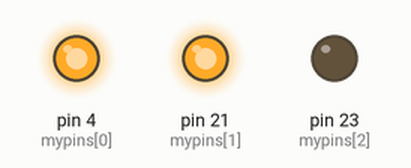
A sketch run on a simulated Arduino Mega 2560, built with avr-gcc and run on an emulated ATmega2560. Shown: output pins drawn as LEDs (lit = HIGH).

Above: at 0.1 s.
At 10.2 s:
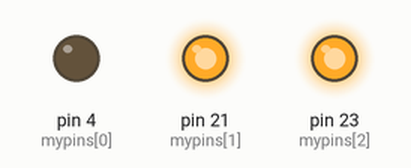
At 20.3 s:
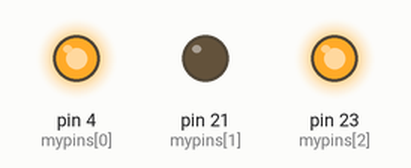
At 30.4 s:
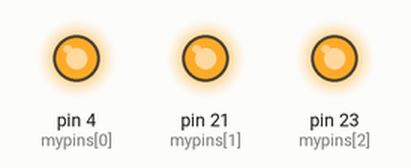
Timing chart, 0 to 31.9 s (numbered marks = the images above):
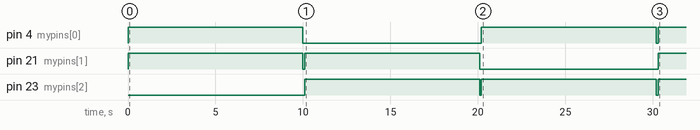

Measured:
- by itself, pin 4 (mypins[0]): goes HIGH 10.0 s, LOW 10.2 s, HIGH 10.0 s, LOW 0.10 s, then HIGH
- by itself, pin 21 (mypins[1]): goes HIGH 10.0 s, LOW 0.10 s, HIGH 10.0 s, LOW 10.2 s, then HIGH
- by itself, pin 23 (mypins[2]): alternates HIGH for 10.0 s and LOW for 0.10 s

The sketch:

RBG_Combinations.ino
```cpp
int mypins[3] = { 4, 21, 23}, i, j = 1000000;
void setup()
{
  for (i = 0; i < 3; i++)
  {
    pinMode(mypins[i], OUTPUT);
  }
}
void loop()
{
  for (i = 0; i <= 1; i = i + 1)
  {
    digitalWrite(mypins[i], HIGH);
    digitalWrite(mypins[i + 1], HIGH);
    delay(10000);
    digitalWrite(mypins[i], LOW);
    digitalWrite(mypins[i + 1], LOW);
    delay(100);
  }
  digitalWrite(4, HIGH);
  digitalWrite(23, HIGH);
  delay(10000);
  digitalWrite(4, LOW);
  digitalWrite(23, LOW);
  delay(100);
  digitalWrite(4, HIGH);
  digitalWrite(21, HIGH);
  digitalWrite(23, HIGH);
  delay(10000);
  for (i = 2; i > 0; i = i - 1)
  {
    digitalWrite(mypins[i], HIGH);
    digitalWrite(mypins[i - 1], HIGH);
    delay(10000);
    digitalWrite(mypins[i], LOW);
    digitalWrite(mypins[i - 1], LOW);
    delay(100);
  }
  digitalWrite(4, LOW);
  digitalWrite(21, LOW);
  digitalWrite(23, LOW);
  delay(100);
}
```
